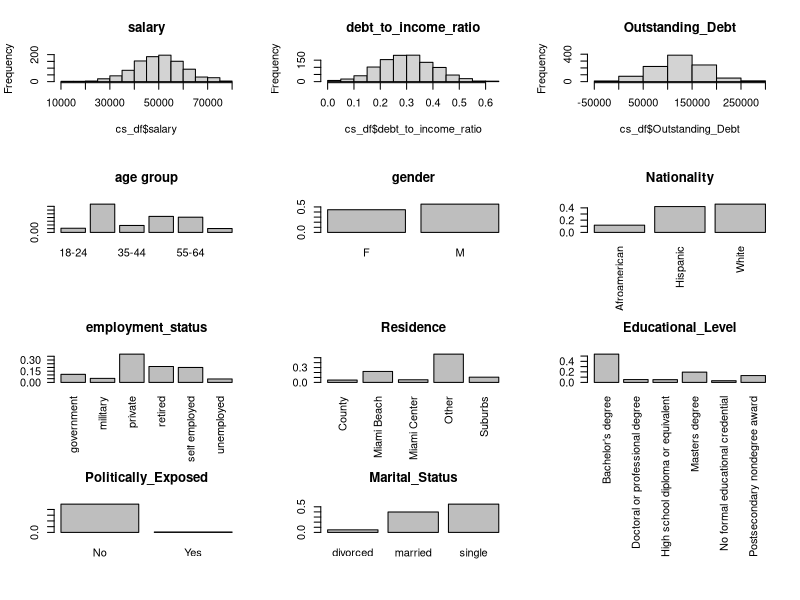

The R source for this figure:
options(scipen = 999)
######################

df_size=1000

cs_df <- data.frame(
  
  age=c(sample(c("18-24", "25-34", "35-44", "45-54", "55-64", "65+"), df_size, replace=TRUE, prob=c(0.05,0.35,0.1,0.2,0.2,0.05))),
  salary = c(rnorm(df_size, mean=50000, sd=10000)),
  debt_to_income_ratio= (c(rnorm(df_size, mean=0.3, sd=0.1))),
  gender=c(sample( LETTERS[c(6,13)], df_size, replace=TRUE, prob=c(0.45, 0.55) )),
  Years_of_employment=c(runif(df_size, min=0, max=30)),
  employment_status=c(sample(c("military", "private", "government", "self employed", "retired", "unemployed"), df_size, replace=TRUE, prob=c(0.05,0.35,0.1,0.2,0.2,0.05))),
  Nationality=c(sample(c("Afroamerican","Hispanic","White"), df_size, replace=TRUE, prob=c(0.1,0.4,0.5))),
  Residency_status=c(sample(c("local", "sponsored", "visa"), df_size, replace=TRUE, prob=c(0.35,0.2,0.45))),
  Marital_Status= c(sample(c("married", "single", "divorced"), df_size, replace=TRUE, prob=c(0.40,0.55,0.05))),
  Educational_Level= c(sample(c("Doctoral or professional degree","Masters degree","Bachelor's degree","Postsecondary nondegree award","High school diploma or equivalent","No formal educational credential"),df_size,replace=TRUE,prob=c(0.05,0.20,0.525,0.15,0.05,0.025))),
  Outstanding_Debt = c(rnorm(df_size, mean=120000, sd=50000)),
  Sector_Employed =c(sample(c("Energy", "Materials", "Industrials","Consumer Discretionary","Consumer Staples","Health Care","Financials","Information Technology","Telecommunication","Services","Utilities","Real Estate"),df_size, replace =TRUE)),
  Politically_Exposed = c(sample(c("Yes", "No"), df_size, replace=TRUE, prob=c(0.01,0.99))),
  Region = c(sample(c("Miami Beach", "Miami Center", "Suburbs", "County", "Other"), df_size, replace=TRUE, prob=c(0.20,0.05,0.10,0.05,0.50)))
)

#Debt to Income cannot be below 0 
cs_df$debt_to_income_ratio[cs_df$debt_to_income_ratio < 0] = 0


#fix variable type:
cs_df$age<-as.factor(cs_df$age)
cs_df$gender<-as.factor(cs_df$gender)
cs_df$employment_status<-as.factor(cs_df$employment_status)
cs_df$Nationality<-as.factor(cs_df$Nationality)
cs_df$Residency_status<-as.factor(cs_df$Residency_status)
cs_df$Marital_Status<-as.factor(cs_df$Marital_Status)
cs_df$Educational_Level<-as.factor(cs_df$Educational_Level)
cs_df$Politically_Exposed   <- as.factor(cs_df$Politically_Exposed)
cs_df$Residence <- as.factor(cs_df$Region)
cs_df$Sector_Employed <- as.factor(cs_df$Sector_Employed)


#check the column stats and type:
names(cs_df)
str(cs_df)
summary(cs_df)

#just have a look at some variables:
dev.off()
par(mfrow=c(4,3))

hist(cs_df$salary, main="salary")
hist(cs_df$debt_to_income_ratio, main="debt_to_income_ratio")
hist(cs_df$Outstanding_Debt, main="Outstanding_Debt")

barplot(prop.table(table(cs_df$age)), main='age group')
barplot(prop.table(table(cs_df$gender)), main='gender')
barplot(prop.table(table(cs_df$Nationality)), las=2,  main='Nationality')
barplot(prop.table(table(cs_df$employment_status)), las=2, main='employment_status')

barplot(prop.table(table(cs_df$Residence)), las=2, main='Residence')
barplot(prop.table(table(cs_df$Educational_Level)), las=2, main='Educational_Level')
barplot(prop.table(table(cs_df$Politically_Exposed)), main='Politically_Exposed')
barplot(prop.table(table(cs_df$Marital_Status)), main='Marital_Status')


#add unique_id:
cs_df$pool_member_identifier <- 1:nrow(cs_df)

########
#
write.csv(cs_df, file="stress_test_correspondents.csv", row.names = F)
